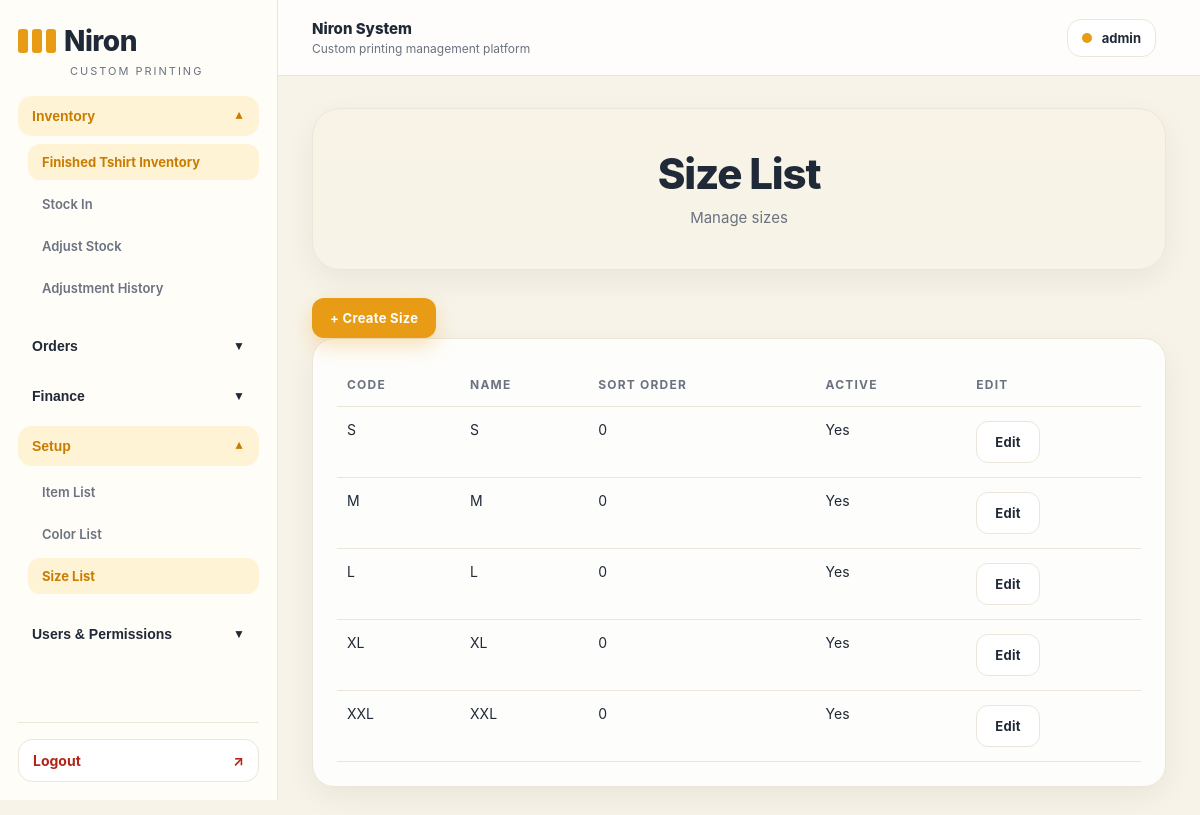
The page /inventory/sizes/ (signed in) on the database its author committed.
### inventory/models.py (models this page shows, shortened)
class Size(models.Model):
    code = models.CharField(max_length=20, unique=True)
    name = models.CharField(max_length=50)
    sort_order = models.PositiveIntegerField(default=0)
    is_active = models.BooleanField(default=True)
    class Meta:
        ordering = ["sort_order", "id"]

### inventory/views.py (the view)
# urls.py: path("sizes/", size_list, name="size_list"),
@login_required
@permission_required("inventory.view_size", raise_exception=True)
def size_list(request):
    sizes = Size.objects.all().order_by("sort_order", "id")
    return render(request, "inventory/size_list.html", {"sizes": sizes})

### templates/inventory/size_list.html
{% extends "base.html" %}
{% block page_title %}Size List{% endblock %}
{% block page_subtitle %}Manage sizes{% endblock %}
{% block content %}
<div class="top-actions">
  <a href="{% url 'size_create' %}" class="btn-primary">+ Create Size</a>
</div>
<div class="table-card">
  <table class="app-table">
    <thead>
      <tr>
        <th>Code</th>
        <th>Name</th>
        <th>Sort Order</th>
        <th>Active</th>
        <th>Edit</th>
      </tr>
    </thead>
    <tbody>
      {% for size in sizes %}
        <tr>
          <td>{{ size.code }}</td>
          <td>{{ size.name }}</td>
          <td>{{ size.sort_order }}</td>
          <td>{% if size.is_active %}Yes{% else %}No{% endif %}</td>
          <td>
            <a href="{% url 'size_edit' size.id %}" class="btn-light">Edit</a>
          </td>
        </tr>
      {% empty %}
        <tr>
          <td colspan="5">No sizes found.</td>
        </tr>
      {% endfor %}
    </tbody>
  </table>
</div>
{% endblock %}

### templates/base.html (shortened to what this page needs)
<!DOCTYPE html>
<html lang="en">
<head>
</head>
<body>
    <div class="layout">
        <aside class="sidebar">
            <div class="logo-wrap">
                <a href="/" class="logo">Niron</a>
                <div class="logo-sub">Custom Printing</div>
            </div>
            <div class="sidebar-scroll">
                {% if perms.inventory.view_inventorybatch %}
                <div class="nav-group">
                    <button class="nav-toggle" type="button" data-target="menu-inventory">
                        <span>Inventory</span>
                        <span class="nav-arrow">▼</span>
                    </button>
                    <div class="nav-submenu" id="menu-inventory">
                        <a class="nav-link" href="/inventory/">Finished Tshirt Inventory</a>
                        {% if perms.inventory.add_inventorybatch %}
                        <a class="nav-link" href="/inventory/batches/new/">Stock In</a>
                        {% endif %}
                        {% if perms.inventory.add_inventoryadjustment %}
                        <a class="nav-link" href="/inventory/adjust-stock/">Adjust Stock</a>
                        {% endif %}
                        {% if perms.inventory.view_inventoryadjustment %}
                        <a class="nav-link" href="/inventory/adjustments/">Adjustment History</a>
                        {% endif %}
                    </div>
                </div>
                {% endif %}
                {% if perms.orders.view_order or perms.orders.add_order %}
                <div class="nav-group">
                    <button class="nav-toggle" type="button" data-target="menu-orders">
                        <span>Orders</span>
                        <span class="nav-arrow">▼</span>
                    </button>
                </div>
                {% endif %}
                {% if perms.finance.view_expense or perms.finance.add_expense %}
<div class="nav-group">
    <button class="nav-toggle" type="button" data-target="menu-finance">
        <span>Finance</span>
        <span class="nav-arrow">▼</span>
    </button>
</div>
{% endif %}
                {% if perms.inventory.view_inventoryitem or perms.inventory.view_color or perms.inventory.view_size %}
                <div class="nav-group">
                    <button class="nav-toggle" type="button" data-target="menu-setup">
                        <span>Setup</span>
                        <span class="nav-arrow">▼</span>
                    </button>
                    <div class="nav-submenu" id="menu-setup">
                        {% if perms.inventory.view_inventoryitem %}
                        <a class="nav-link" href="/inventory/items/">Item List</a>
                        {% endif %}
                        {% if perms.inventory.view_color %}
                        <a class="nav-link" href="/inventory/colors/">Color List</a>
                        {% endif %}
                        {% if perms.inventory.view_size %}
                        <a class="nav-link" href="/inventory/sizes/">Size List</a>
                        {% endif %}
                    </div>
                </div>
                {% endif %}
                {% if perms.auth.view_user or perms.auth.add_user or perms.auth.view_group or perms.auth.view_permission %}
                <div class="nav-group">
                    <button class="nav-toggle" type="button" data-target="menu-users">
                        <span>Users & Permissions</span>
                        <span class="nav-arrow">▼</span>
                    </button>
                </div>
                {% endif %}
            </div>
            {% if user.is_authenticated %}
            <div class="sidebar-footer">
                <a class="logout-link" href="/logout/">
                    <span>Logout</span>
                    <span>↗</span>
                </a>
            </div>
            {% endif %}
        </aside>
        <div class="main">
            <div class="topbar">
                <div class="topbar-left">
                    <div>
                        <div class="topbar-title">{% block topbar_title %}Niron System{% endblock %}</div>
                        <div class="topbar-subtitle">{% block topbar_subtitle %}Custom printing management platform{% endblock %}</div>
                    </div>
                </div>
                <div class="topbar-right">
                    {% if user.is_authenticated %}
                    <div class="user-chip">
                        <span class="user-dot"></span>
                        <span>{{ user.get_full_name|default:user.username }}</span>
                    </div>
                    {% endif %}
                </div>
            </div>
            <div class="content-wrap">
                <div class="hero">
                    <h1 class="hero-title">{% block page_title %}Niron System{% endblock %}</h1>
                    <div class="hero-subtitle">{% block page_subtitle %}Clean custom printing management{% endblock %}</div>
                </div>
                {% block content %}{% endblock %}
            </div>
        </div>
    </div>
</body>
</html>

### rows shown on the page
Size: code "S", name "S", sort_order "0", is_active "Yes"
Size: code "M", name "M", sort_order "0", is_active "Yes"
Size: code "L", name "L", sort_order "0", is_active "Yes"
Size: code "XL", name "XL", sort_order "0", is_active "Yes"
Size: code "XXL", name "XXL", sort_order "0", is_active "Yes"

### other values the page prints
{{ user.get_full_name|default:user.username }} "admin"
